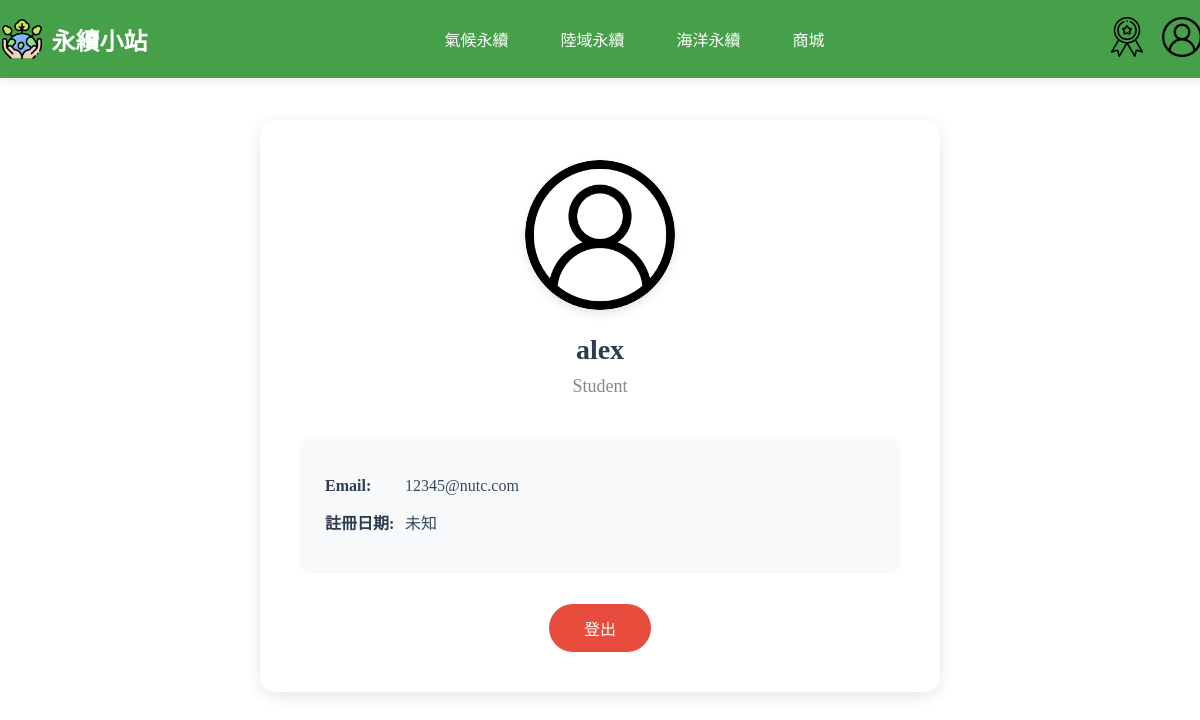
The page /php/user.php (signed in) on the database its author committed.
### tables this page shows
CREATE TABLE `user` (
  `UserID` int(11) NOT NULL COMMENT '使用者編號 (PK)',
  `Username` varchar(50) DEFAULT NULL COMMENT '使用者名稱',
  `Email` varchar(100) NOT NULL COMMENT '電子郵件',
  `Password` varchar(255) NOT NULL COMMENT '密碼 (加密儲存)',
  `JoinDate` datetime DEFAULT current_timestamp() COMMENT '註冊時間',
  `Status` enum('Student','Teacher') NOT NULL DEFAULT 'Student' COMMENT '使用者身份',
  `reset_token` varchar(255) DEFAULT NULL,
  `token_expire` datetime DEFAULT NULL
);

### php/user.php (the view, shortened to what this page needs)
<?php
$servername = "localhost";
$db_username = "root";
$db_password = "";
$dbname = "sustain";
$conn = new mysqli($servername, $db_username, $db_password, $dbname);
$conn->set_charset("utf8mb4");
$username = $_SESSION['username'];
$sql = "SELECT * FROM user WHERE Username='$username'";
$result = $conn->query($sql);
if ($result->num_rows > 0) {
    $user = $result->fetch_assoc();
}
?>
<!DOCTYPE html>
<html lang="en">
<head>
    <link rel="stylesheet" href="../css/user.css">
</head>
<body>
    <header>
        <?php
        include "nav.php";
        ?>
    </header>
    <div class="user-profile-container">
        <div class="user-profile-card">
            <div class="user-profile-header">
                <img src="../img/user.png" alt="用戶頭像" class="user-avatar">
                <h2 class="user-name"><?php echo htmlspecialchars($user['Username']); ?></h2>
                <p class="user-status"><?php echo htmlspecialchars($user['Status']); ?></p>
            </div>
            <div class="user-info-section">
                <p class="user-info-item">
                    <strong class="user-info-label">Email:</strong>
                    <?php echo htmlspecialchars($user['Email'] ?? '未設置'); ?>
                </p>
                <p class="user-info-item">
                    <strong class="user-info-label">註冊日期:</strong>
                    <?php echo htmlspecialchars($user['RegistrationDate'] ?? '未知'); ?>
                </p>
            </div>
            <form action="logout.php" method="post" style="text-align: center; margin-top: 30px;">
                <button type="submit" class="logout-button">登出</button>
            </form>
        </div>
    </div>
</body>
</html>

### css/user.css (style rules this page uses)
body, html { margin: 0; padding: 0; height: 100%; }
.user-profile-container { width: 1200px; margin: 100px auto 0; padding: 20px; box-sizing: border-box; }
.user-profile-card { background: white; border-radius: 15px; box-shadow: 0 4px 15px rgba(0, 0, 0, 0.1); padding: 40px; width: 100%; max-width: 600px; margin: 0 auto; }
.user-profile-header { text-align: center; margin-bottom: 40px; }
.user-avatar { width: 150px; height: 150px; border-radius: 50%; margin-bottom: 20px; box-shadow: 0 4px 10px rgba(0, 0, 0, 0.1); }
.user-name { margin: 0; color: #2c3e50; font-size: 28px; font-weight: 600; }
.user-status { color: #7f8c8d; font-size: 18px; margin: 10px 0 0; }
.user-info-section { background-color: #f8f9fa; border-radius: 12px; padding: 25px; margin: 30px 0; }
.user-info-item { margin: 15px 0; color: #34495e; font-size: 16px; display: flex; align-items: center; }
.user-info-label { min-width: 80px; color: #2c3e50; }
.logout-button { background-color: #e74c3c; color: white; border: none; padding: 12px 35px; border-radius: 25px; font-size: 16px; cursor: pointer; transition: all 0.3s ease; }

### rows shown on the page
user: Username "alex", Status "Student", Email "12345@nutc.com"

### other values the page prints
$user['RegistrationDate'] "未知"
